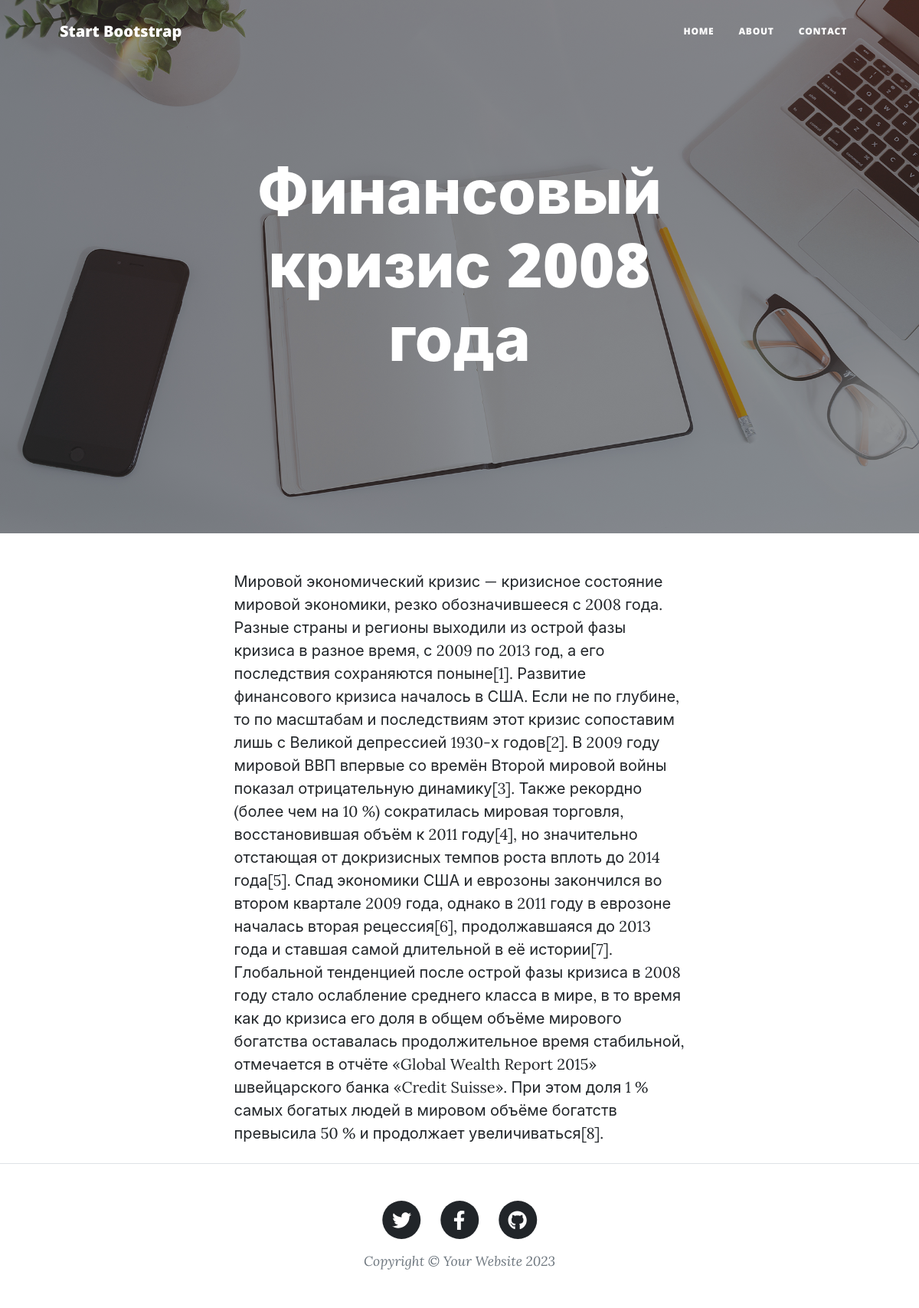
/finansovyj-krizis-2008-goda/, run on the app's committed database.
### blog/models.py (models this page shows, shortened)
class Post(models.Model):
    title = models.CharField(
        max_length=128,
        verbose_name='заголовок'
    )
    descr = models.TextField(verbose_name='описание')
    is_published = models.BooleanField(
        default=True,
        verbose_name='публикация'
    )
    date_created = models.DateTimeField(
        default=now,
        verbose_name='дата создания'
    )
    slug = models.SlugField(
        verbose_name='URL',
        unique=True
    )
    category = models.ForeignKey(
        Category,
        on_delete=models.DO_NOTHING,
        verbose_name='категория'
    )
    author = models.ForeignKey(
        User,
        on_delete=models.CASCADE,
        verbose_name='автор'
    )
    image = models.ImageField(
        upload_to='post',
        verbose_name='картинка',
        null=True,
        blank=True
    )
    class Meta:
        db_table = 'blog_posts'
        verbose_name = 'пост'
        verbose_name_plural = 'посты'
        ordering = ['date_created']

### blog/views.py (the view)
# urls.py: path('<slug:post_slug>/', PostDetailView.as_view(), name='blog_post')
class PostDetailView(BaseMixin, DetailView):
    template_name = 'blog/post.html'
    context_object_name = 'post'
    slug_url_kwarg = 'post_slug'
    model = Post
    def get_context_data(self, **kwargs):
        context = super().get_context_data()
        context.update(self.context)
        return context

### blog/templates/blog/post.html (shortened to what this page needs)
{% extends "blog/base.html" %}
{% load static %}
{% block image %}
    {% if post.image %}
        style="background-image: url('{{ post.image.url }}')"
    {% else %}
        style="background-image: url('{% static 'assets/img/home-bg.jpg' %}')"
    {% endif %}
{% endblock %}
{% block heading %}
<h1>{{ post.title }}</h1>
{% endblock %}
{% block main %}
    <article class="mb-4">
        <div class="container px-4 px-lg-5">
            <div class="row gx-4 gx-lg-5 justify-content-center">
                <div class="col-md-10 col-lg-8 col-xl-7">
                    {{ post.descr }}
                </div>
            </div>
        </div>
    </article>
{% endblock %}

### data on the page
Post: title "Финансовый кризис 2008 года", descr "Мировой экономический кризис — кризисное состояние мировой экономики, резко обозначившееся с 2008 года. Разные страны и регионы выходили из острой фазы кризиса в разное время, с 2009 по 2013 год, а его последствия сохраняются поныне[1]. Развитие финансового кризиса началось в США. Если не по глубине, то по масштабам и последствиям этот кризис сопоставим лишь с Великой депрессией 1930-х годов[2]. В 2009 году мировой ВВП впервые со времён Второй мировой войны показал отрицательную динамику[3]. Также рекордно (более чем на 10 %) сократилась мировая торговля, восстановившая объём к 2011 году[4], но значительно отстающая от докризисных темпов роста вплоть до 2014 года[5]. Спад экономики США и…"
